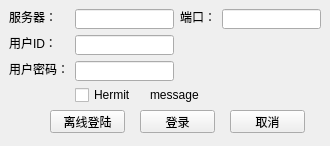
<?xml version="1.0" encoding="UTF-8"?>
<ui version="4.0">
 <class>vcdpLogin</class>
 <widget class="QWidget" name="vcdpLogin">
  <property name="geometry">
   <rect>
    <x>0</x>
    <y>0</y>
    <width>330</width>
    <height>146</height>
   </rect>
  </property>
  <property name="windowTitle">
   <string>vcdpLogin</string>
  </property>
  <widget class="QLabel" name="label">
   <property name="geometry">
    <rect>
     <x>9</x>
     <y>9</y>
     <width>48</width>
     <height>16</height>
    </rect>
   </property>
   <property name="text">
    <string>服务器：</string>
   </property>
  </widget>
  <widget class="QLabel" name="label_2">
   <property name="geometry">
    <rect>
     <x>180</x>
     <y>9</y>
     <width>36</width>
     <height>16</height>
    </rect>
   </property>
   <property name="text">
    <string>端口：</string>
   </property>
  </widget>
  <widget class="QLabel" name="label_3">
   <property name="geometry">
    <rect>
     <x>9</x>
     <y>35</y>
     <width>48</width>
     <height>16</height>
    </rect>
   </property>
   <property name="text">
    <string>用户ID：</string>
   </property>
  </widget>
  <widget class="QLabel" name="label_4">
   <property name="geometry">
    <rect>
     <x>9</x>
     <y>61</y>
     <width>60</width>
     <height>16</height>
    </rect>
   </property>
   <property name="text">
    <string>用户密码：</string>
   </property>
  </widget>
  <widget class="QLineEdit" name="serverLineEdit">
   <property name="geometry">
    <rect>
     <x>75</x>
     <y>9</y>
     <width>99</width>
     <height>20</height>
    </rect>
   </property>
  </widget>
  <widget class="QLineEdit" name="portLineEdit">
   <property name="geometry">
    <rect>
     <x>222</x>
     <y>9</y>
     <width>99</width>
     <height>20</height>
    </rect>
   </property>
  </widget>
  <widget class="QLineEdit" name="userLineEdit">
   <property name="geometry">
    <rect>
     <x>75</x>
     <y>35</y>
     <width>99</width>
     <height>20</height>
    </rect>
   </property>
  </widget>
  <widget class="QLineEdit" name="pwdLineEdit">
   <property name="geometry">
    <rect>
     <x>75</x>
     <y>61</y>
     <width>99</width>
     <height>20</height>
    </rect>
   </property>
   <property name="echoMode">
    <enum>QLineEdit::Password</enum>
   </property>
  </widget>
  <widget class="QCheckBox" name="herCheckBox">
   <property name="geometry">
    <rect>
     <x>75</x>
     <y>87</y>
     <width>59</width>
     <height>16</height>
    </rect>
   </property>
   <property name="text">
    <string>Hermit</string>
   </property>
  </widget>
  <widget class="QPushButton" name="loginBtn">
   <property name="geometry">
    <rect>
     <x>140</x>
     <y>110</y>
     <width>75</width>
     <height>23</height>
    </rect>
   </property>
   <property name="text">
    <string>登录</string>
   </property>
  </widget>
  <widget class="QPushButton" name="closeBtn">
   <property name="geometry">
    <rect>
     <x>230</x>
     <y>110</y>
     <width>75</width>
     <height>23</height>
    </rect>
   </property>
   <property name="text">
    <string>取消</string>
   </property>
  </widget>
  <widget class="QLabel" name="message">
   <property name="geometry">
    <rect>
     <x>150</x>
     <y>85</y>
     <width>161</width>
     <height>20</height>
    </rect>
   </property>
   <property name="text">
    <string>message</string>
   </property>
  </widget>
  <widget class="QPushButton" name="offLoginBtn">
   <property name="geometry">
    <rect>
     <x>50</x>
     <y>110</y>
     <width>75</width>
     <height>23</height>
    </rect>
   </property>
   <property name="text">
    <string>离线登陆</string>
   </property>
  </widget>
 </widget>
 <layoutdefault spacing="6" margin="11"/>
 <resources/>
 <connections>
  <connection>
   <sender>loginBtn</sender>
   <signal>clicked()</signal>
   <receiver>vcdpLogin</receiver>
   <slot>loginBtn()</slot>
   <hints>
    <hint type="sourcelabel">
     <x>181</x>
     <y>118</y>
    </hint>
    <hint type="destinationlabel">
     <x>221</x>
     <y>105</y>
    </hint>
   </hints>
  </connection>
  <connection>
   <sender>closeBtn</sender>
   <signal>clicked()</signal>
   <receiver>vcdpLogin</receiver>
   <slot>OnClickCloseBtn()</slot>
   <hints>
    <hint type="sourcelabel">
     <x>271</x>
     <y>121</y>
    </hint>
    <hint type="destinationlabel">
     <x>317</x>
     <y>114</y>
    </hint>
   </hints>
  </connection>
  <connection>
   <sender>offLoginBtn</sender>
   <signal>clicked()</signal>
   <receiver>vcdpLogin</receiver>
   <slot>OnOffLoginBtn()</slot>
   <hints>
    <hint type="sourcelabel">
     <x>82</x>
     <y>119</y>
    </hint>
    <hint type="destinationlabel">
     <x>44</x>
     <y>117</y>
    </hint>
   </hints>
  </connection>
 </connections>
 <slots>
  <slot>slot1()</slot>
  <slot>loginBtn()</slot>
  <slot>OnClickCloseBtn()</slot>
  <slot>OnOffLoginBtn()</slot>
 </slots>
</ui>
